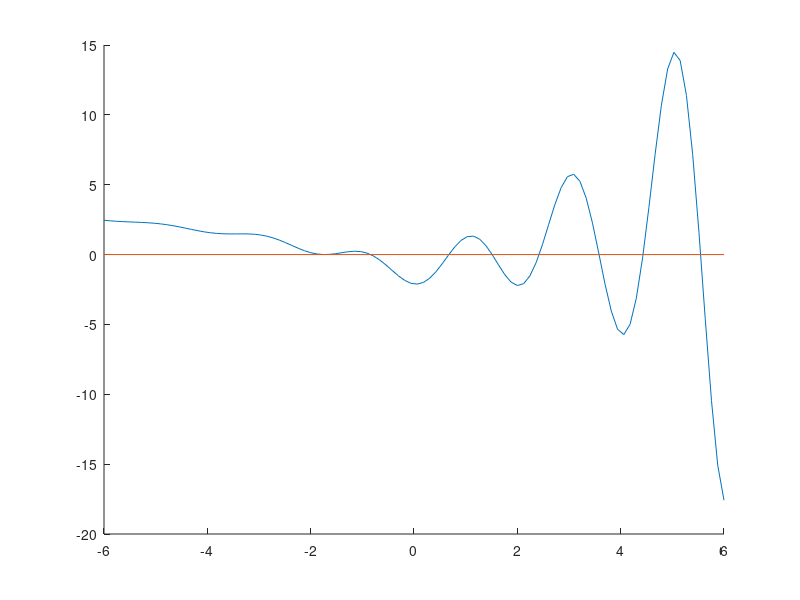

This figure's MATLAB source: (Note: this script raises an error after producing the figure.)
addpath('../../../TP4');
addpath('../../../TP3');
addpath('../../../TP2');
format long;
f = @(x) log(x.^2+1) - exp(x/2).*cos(pi*x)-1.106;

%ITEM A

x = linspace(-6,6,100);
hold on;
plot(x,f(x))
plot([-6 6],[0 0])
%queda en duda si en [-2.5 -1.5] hay una raiz o no entonces
# x1 = linspace(-2.5,-1.5,200)
# indice = 1;
# for i = 1:1:199
#     if f(x1(i))*f(x1(i+1))<0
#         indice = i;
#     endif
# endfor
# indice
%se ven 7 raices

%ITEM B
%Los enteros mas cercanos a la raiz x=-1 es -1 y 0
tol = 1e-7;
itmax = 1000;
[x,h,it]=biseccion(f,-1,0,itmax,tol);
it
x

%resultados (CON ERROR ABSOLUTO)
%x=-0.8378265
%it = 24

%ITEM C
%por ser una raiz simple el orden de convergencia es cuadratico para newton 
%independiendepende del punto inicial
df = @(x) (2*x./(x.^2+1)) - ((1/2)*exp(x/2).*cos(pi*x) - pi*exp(x/2).*sin(pi*x));
tol = 1e-10;
p1 = 3;
p2 = 3.05;
p3 = 3.1;
itmax = 100;
[x1,h1,it1]=newton(f,df,p1,itmax,tol);
[x2,h2,it2]=newton(f,df,p2,itmax,tol);
[x3,h3,it3]=newton(f,df,p3,itmax,tol);
x1
x2
x3

%resultados (CON ERROR relativo)
%x1 = 0.6746660955
%x2 = -0.8378265061
%x3 = 6.466670670


%ITEM D
%la derivada en x=1 es mayor a 1 por lo que no converge
df(1)

%entonces transformamos el problema en la busqueda de una raiz
f2 = @(x) f(x) - x;
df2 = @(x) df(x) - 1;
[x,h,it] = newton(f2,df2,1,itmax,5e-7);
x

%resultados (CON ERROR RELATIVO)
%x = 0.8679355
